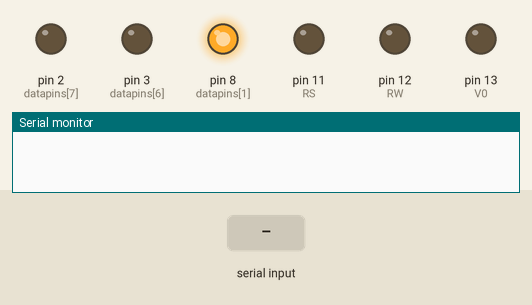
A sketch run on a simulated Arduino Uno, built with avr-gcc and run on an emulated ATmega328P. Parts: output pins drawn as LEDs (lit = HIGH), the last lines printed to the serial monitor. The inputs (shaded band) are chosen by the test bench. Pins used as bus, display or sensor lines are not drawn.

Above: at 2.2 s.
2.3 s: byte 30 received over Serial
At 3.4 s:
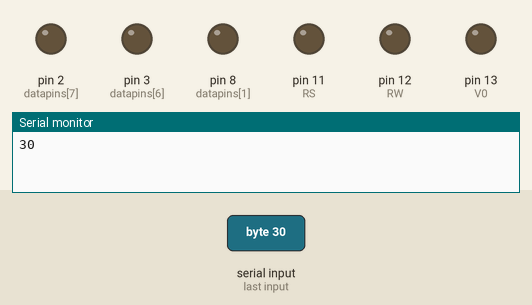
3.8 s: byte 90 received over Serial
5.3 s: byte 120 received over Serial
Timing chart, 0 to 8.3 s (numbered marks = the images above; inputs shaded):
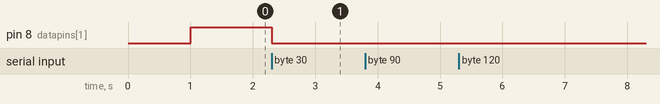

Measured:
- after the input at 2.3 s, pin 8 (datapins[1]): HIGH → LOW at once

The sketch:

LCD_test_script.ino
```cpp
const int datapins[] = {9, 8, 7, 6, 5, 4, 3, 2};
const int enablePIN = 10;
const int RW = 12;
const int RS = 11;
const int V0 = 13;
const int contrast = 0;
int input;

void write_data(bool RS_bit, bool RW_bit, byte data) {
  delayMicroseconds(60);
  if (RS_bit == 1) {
    digitalWrite(RS, HIGH);
  } else {
    digitalWrite(RS, LOW);
  }
  if (RW_bit == 1) {
    digitalWrite(RW, HIGH);
  } else {
    digitalWrite(RW, LOW);
  }

  for (int  i = 0; i < 8; i++) {
    if (bitRead(data, i) == 1) {
      digitalWrite(datapins[i], HIGH);
    } else {
      digitalWrite(datapins[i], LOW);
    }
   }
  delayMicroseconds(1000);
  digitalWrite(enablePIN, HIGH);
  delayMicroseconds(1);
  digitalWrite(enablePIN, LOW);
}

void initialization() {
  Serial.begin(9600);
  for (int pin = 0; pin < (sizeof(datapins) / 2 ); pin++) {
    pinMode(datapins[pin], OUTPUT);
  }
  pinMode(enablePIN, OUTPUT);
  pinMode(RW, OUTPUT);
  pinMode(RS, OUTPUT);
  pinMode(V0, OUTPUT);
  analogWrite(V0, contrast);

  write_data(0, 0, B00111100);
  write_data(0, 0, B00001000);
  write_data(0, 0, B00000001);
  write_data(0, 0, B00000110);
  write_data(0, 0, B00001110);
}

void setup() {
  delay(1000);
  initialization();

  //write_data(RS, RW, DATA);

}

void loop() {
  if(Serial.available()){
        input = Serial.read();
        if (input != 10) {
          Serial.println(input);
          write_data(1, 0, input);
          delay(1);
          write_data(0, 0, B00011100);
        }
  }

}

/*
void write_data(bool RS_bit, bool RW_bit, byte data, byte line = 0) {
    delayMicroseconds(60);
    if (RS_bit == 1) {
        digitalWrite(RS, HIGH);
    } else {
        digitalWrite(RS, LOW);
    }
    if (RW_bit == 1) {
        digitalWrite(RW, HIGH);
    } else {
        digitalWrite(RW, LOW);
    }

    if (line != 0) {
    // added the following code
    byte DDRAM_address;
    if (line == 1) {
        DDRAM_address = 0x00;
    } else if (line == 2) {
        DDRAM_address = 0x40;
    } else {
        DDRAM_address = 0x00; // default to line 1
    }
    // send command to set DDRAM address
    for (int i = 0; i < 8; i++) {
        if (bitRead(DDRAM_address, i) == 1) {
            digitalWrite(datapins[i], HIGH);
        } else {
            digitalWrite(datapins[i], LOW);
        }
    }

    delayMicroseconds(1000);
    digitalWrite(enablePIN, HIGH);
    delayMicroseconds(1);
    digitalWrite(enablePIN, LOW);

    // write data to the desired position
    for (int i = 0; i < 8; i++) {
        if (bitRead(data, i) == 1) {
            digitalWrite(datapins[i], HIGH);
        } else {
            digitalWrite(datapins[i], LOW);
        }
    }
    delayMicroseconds(1000);
    digitalWrite(enablePIN, HIGH);
    delayMicroseconds(1);
    digitalWrite(enablePIN, LOW);
}
*/
```
